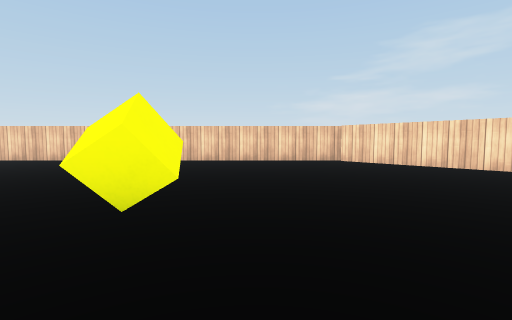
[1] (above)

24 first-person views from a walk through a 3-D level made in the Unity game engine. The camera is 0.58 m above the floor, tilts 4° down and sees 85° across. The floor is counted in squares, 1 m on a side. Each view is taken from the middle of a square. On the plan, view 1 faces up. The plan holds only what a view shows up to about 9 squares ahead; the rest is blank. The place goes on beyond the plan. The player character is not drawn. Surface patterns are stand-ins for the level's own textures.

[2]
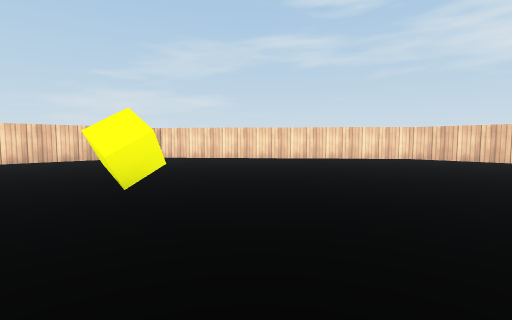

[3]
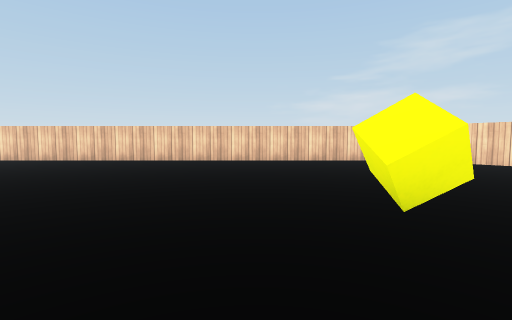

[4]
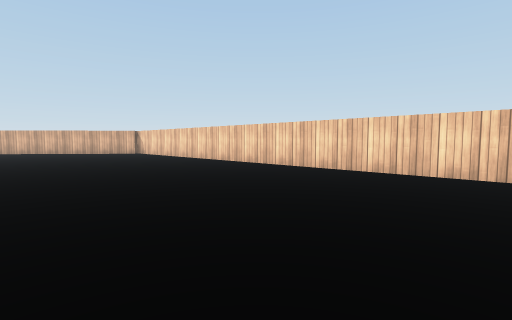

[5]
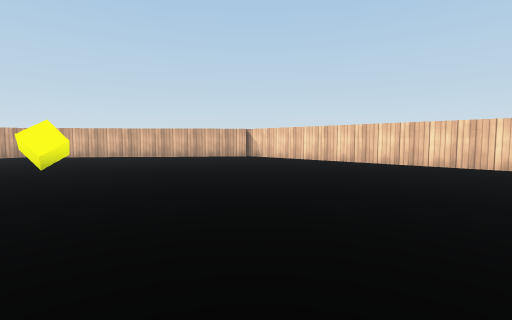

[6]
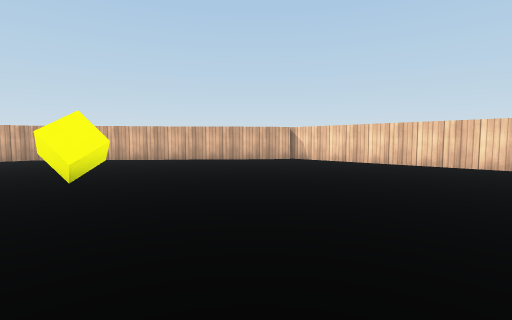

[7]
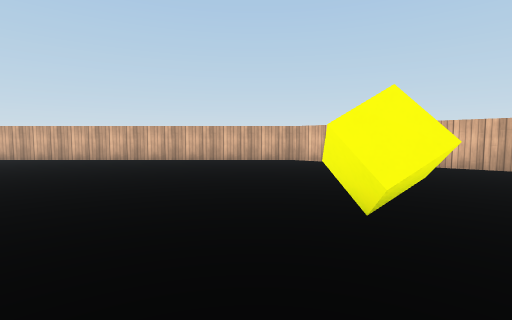

[8]
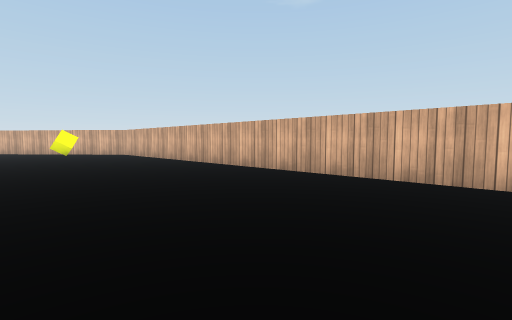

[9]
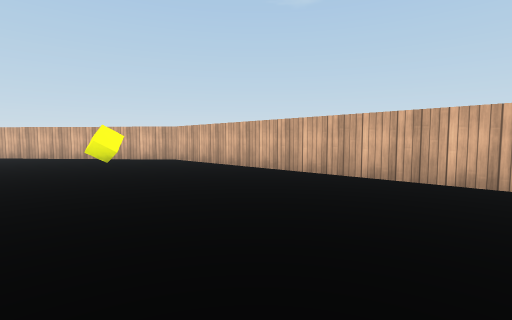

[10]
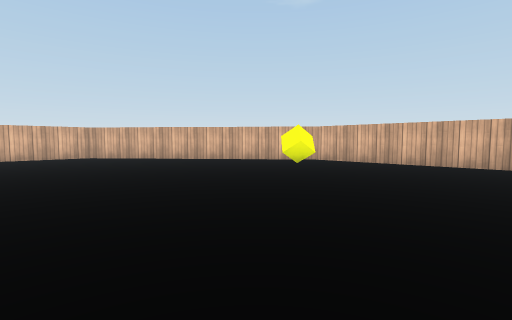

[11]
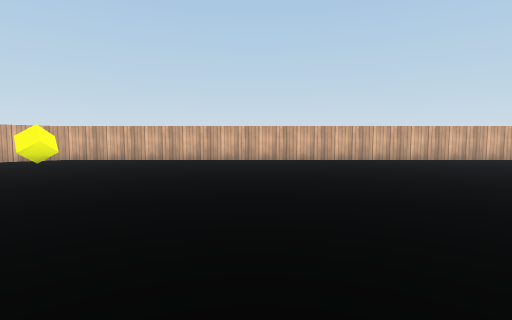

[12]
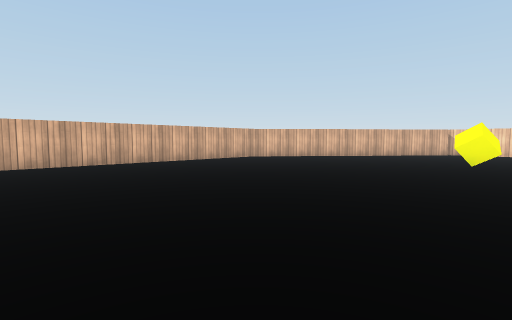

[13]
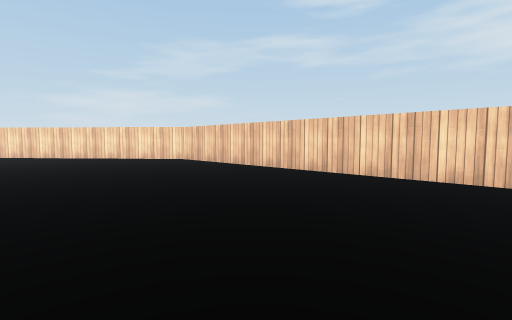

[14]
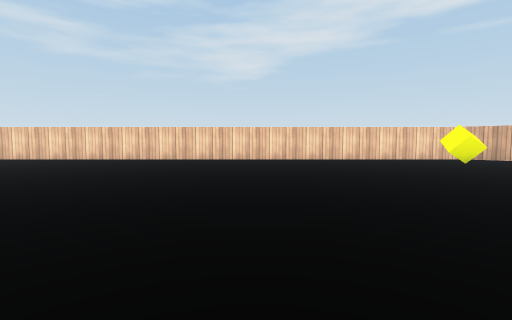

[15]
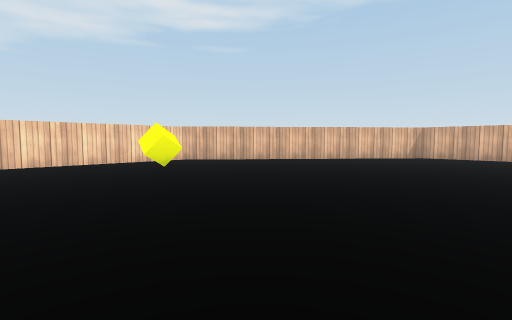

[16]
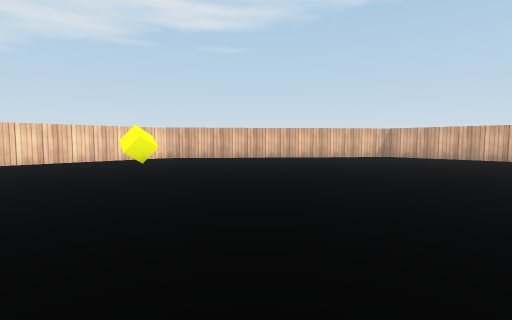

[17]
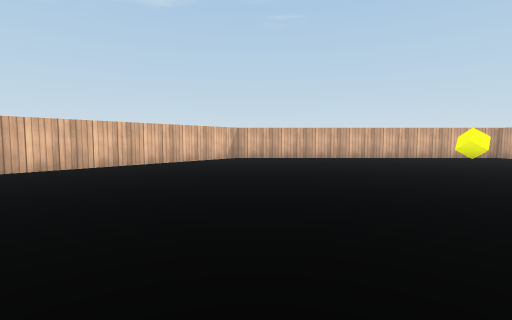

[18]
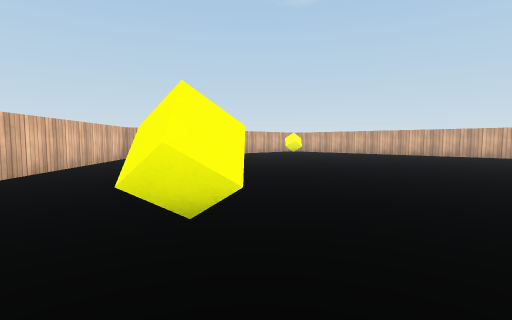

[19]
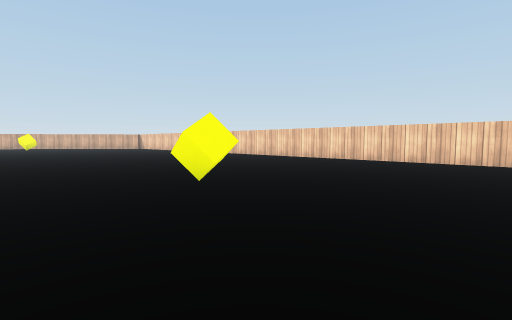

[20]
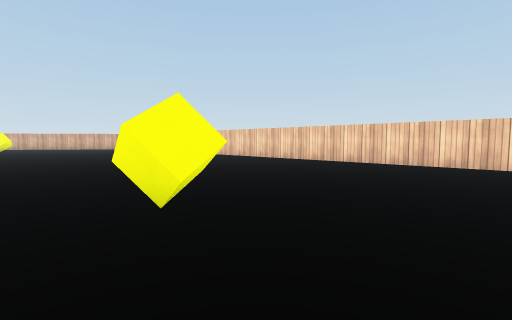

[21]
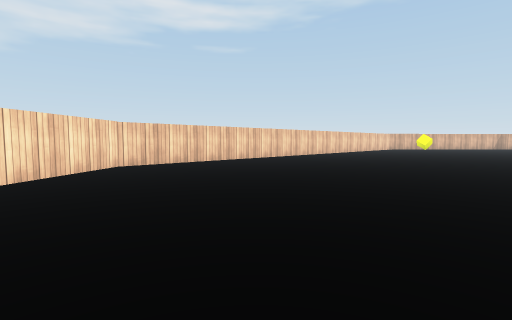

[22]
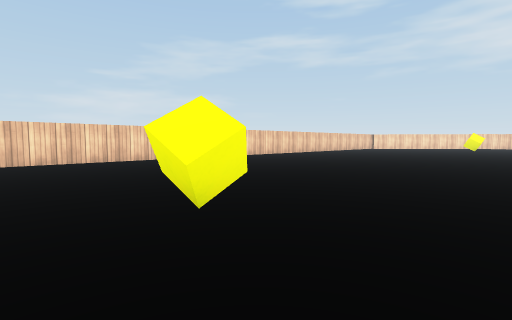

[23]
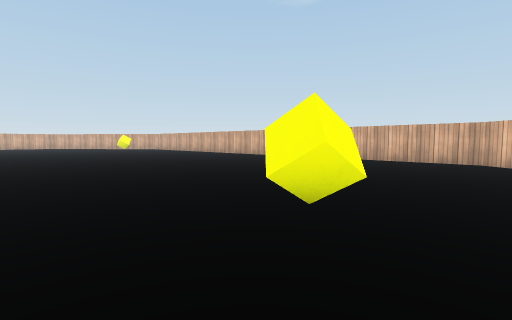

[24]
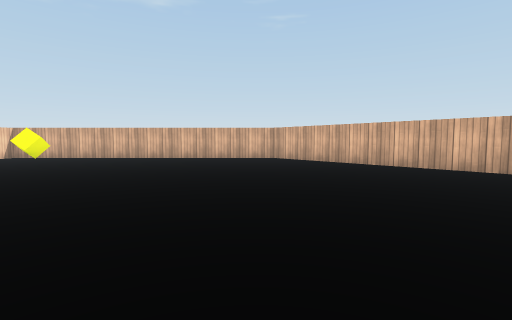

### Floor plan
Points are (right, up) in squares from view 1. A wall is a line through its corners. A room is listed if a view was taken in it or the views show most of it. See-through windows are left out.
Room 1 (views 1, 2, 3, 4, 5, 6, 7, 8, 9, 10, 11, 12, 13, 14, 15, 16, 17, 18, 19, 20, 21, 22, 23, 24)
walls: (-17.4, 7.9) (-22.3, 2.1) (-22.3, -14.7) (-19, -18.6); (2.5, 8.1) (-17.6, 8.1); (4, -18.5) (7.5, -14.4) (7.5, 1.8) (2.3, 8)
objects: cube (-20, -14); cube (-16, 2); cube (-11, -18); cube (-4, -18); cube (-1, 2); cube (5, -13)

Where each view was taken, in squares from view 1:
view 1: 0 up, 0 right, facing up
view 2: 1 down, 2 left, facing up-right
view 3: 0 up, 2 left, facing up
view 4: 3 up, 5 left, facing up-left
view 5: 1 up, 10 left, facing up-left
view 6: 1 up, 12 left, facing up-left
view 7: 1 up, 14 left, facing left
view 8: 3 down, 18 left, facing down-left
view 9: 7 down, 18 left, facing down-left
view 10: 10 down, 15 left, facing down-left
view 11: 9 down, 14 left, facing left
view 12: 5 down, 15 left, facing up-left
view 13: 6 down, 3 right, facing up-right
view 14: 8 down, 1 left, facing right
view 15: 10 down, 0 right, facing down-right
view 16: 10 down, 1 left, facing down-right
view 17: 11 down, 2 right, facing down
view 18: 11 down, 6 right, facing down-left
view 19: 0 up, 2 right, facing up-left
view 20: 1 up, 1 right, facing up-left
view 21: 4 up, 1 right, facing down-right
view 22: 0 up, 17 left, facing up-right
view 23: 3 up, 14 left, facing down-left
view 24: 11 down, 17 left, facing down
